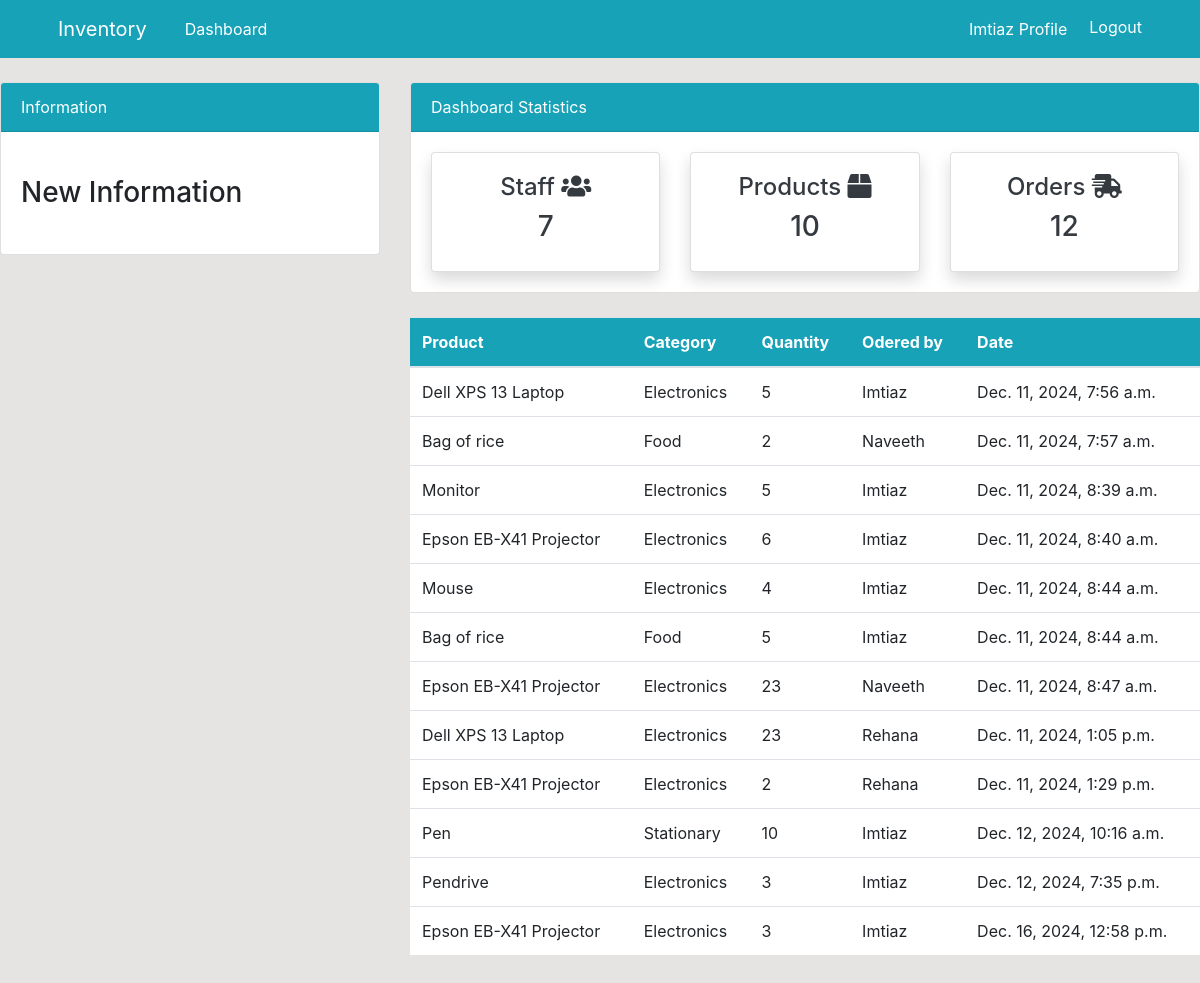
The page /order/ (signed in) on the database its author committed.
### dashboard/models.py (models this page shows, shortened)
class Order(models.Model):
    product = models.ForeignKey(Product, on_delete=models.CASCADE, null=True)
    staff = models.ForeignKey(User, models.CASCADE, null=True)
    order_quantity = models.PositiveIntegerField(null=True)
    date = models.DateTimeField(auto_now_add=True)
    class  Meta:
        verbose_name_plural = 'Order'

class Product(models.Model):
    name = models.CharField(max_length=100, null=True)
    quantity = models.PositiveIntegerField(null=True)
    category = models.CharField(max_length=50, choices=CATEGORY, null=True)
    class Meta:
        verbose_name_plural = 'Product'
    def __str__(self):
        return f'{self.name}'

### dashboard/views.py (the view)
# urls.py: path('order/', views.order, name = 'dashboard-order'),
@login_required
def order(request):
    orders = Order.objects.all()
    orders_count = orders.count()
    workers_count = User.objects.all().count()
    product_count = Product.objects.all().count()
    context = {
        'orders' : orders,
        'workers_count': workers_count,
        'orders_count' : orders_count,
        'product_count': product_count
    }
    return render(request, 'dashboard/order.html', context)

### templates/dashboard/order.html (shortened to what this page needs)
{% extends 'partials/base.html' %}
{% block content %}
{% include 'partials/topnav.html' %}
<div class="row my-4">
    <div class="col-md-4"></div>
    <div class="col-md-8">
        <table class="table bg-white">
            <thead class="bg-info text-white">
                <tr>
                    <th scope="col">Product</th>
                    <th scope="col">Category</th>
                    <th scope="col">Quantity</th>
                    <th scope="col">Odered by</th>
                    <th scope="col">Date</th>
                </tr>
            </thead>
            <tbody>
                {% for orders in orders %}
                <tr>
                    <td>{{ orders.product }}</td>
                    <td>{{ orders.product.category }}</td>
                    <td>{{ orders.order_quantity }}</td>
                    <td>{{ orders.staff.username }}</td>
                    <td>{{ orders.date }}</td>
                </tr>
                {% endfor %}
            </tbody>
        </table>
    </div>
</div>
{% endblock %}

### templates/partials/nav.html (shortened to what this page needs)
<nav class="navbar navbar-expand-lg navbar-info bg-info">
    <div class="container">
        {% if user.is_authenticated %}
        <a class="navbar-brand btn btn-info text-white" href="{% url 'dashboard-index' %}">Inventory</a>
        <div class="collapse navbar-collapse" id="navbarSupportedContent">
            <ul class="navbar-nav mr-auto">
                <li class="nav-item">
                    <a class="nav-link btn btn-info text-white" href="{% url 'dashboard-index' %}">Dashboard</a>
                </li>
            </ul>
            <ul class="navbar-nav ml-auto">
                <li class="nav-item">
                    <a class="nav-link btn btn-info text-white" href="{% url 'user-profile' %}">{{ user.username }} Profile</a>
                </li>
                <li class="nav-item">
                    <form method="post" action="{% url 'user-logout' %}" style="display: inline;">
                        <button type="submit" class="btn btn-info text-white">Logout</button>
                    </form>
                </li>
            </ul>
        </div>
        {% endif %}
    </div>
</nav>

### static/style.css (style rules this page uses)
body { background: rgb(230, 227, 227); }

### rows shown on the page
Order: product "Dell XPS 13 Laptop", product.category "Electronics", order_quantity "5", staff.username "Imtiaz", date "Dec. 11, 2024, 7:56 a.m."
Order: product "Bag of rice", product.category "Food", order_quantity "2", staff.username "Naveeth", date "Dec. 11, 2024, 7:57 a.m."
Order: product "Monitor", product.category "Electronics", order_quantity "5", staff.username "Imtiaz", date "Dec. 11, 2024, 8:39 a.m."
Order: product "Epson EB-X41 Projector", product.category "Electronics", order_quantity "6", staff.username "Imtiaz", date "Dec. 11, 2024, 8:40 a.m."
Order: product "Mouse", product.category "Electronics", order_quantity "4", staff.username "Imtiaz", date "Dec. 11, 2024, 8:44 a.m."
Order: product "Bag of rice", product.category "Food", order_quantity "5", staff.username "Imtiaz", date "Dec. 11, 2024, 8:44 a.m."
Order: product "Epson EB-X41 Projector", product.category "Electronics", order_quantity "23", staff.username "Naveeth", date "Dec. 11, 2024, 8:47 a.m."
Order: product "Dell XPS 13 Laptop", product.category "Electronics", order_quantity "23", staff.username "Rehana", date "Dec. 11, 2024, 1:05 p.m."
Order: product "Epson EB-X41 Projector", product.category "Electronics", order_quantity "2", staff.username "Rehana", date "Dec. 11, 2024, 1:29 p.m."
Order: product "Pen", product.category "Stationary", order_quantity "10", staff.username "Imtiaz", date "Dec. 12, 2024, 10:16 a.m."
Order: product "Pendrive", product.category "Electronics", order_quantity "3", staff.username "Imtiaz", date "Dec. 12, 2024, 7:35 p.m."
Order: product "Epson EB-X41 Projector", product.category "Electronics", order_quantity "3", staff.username "Imtiaz", date "Dec. 16, 2024, 12:58 p.m."

### other values the page prints
{{ user.username }} "Imtiaz"
{{ workers_count }} "7"
{{ product_count }} "10"
{{ orders_count }} "12"
